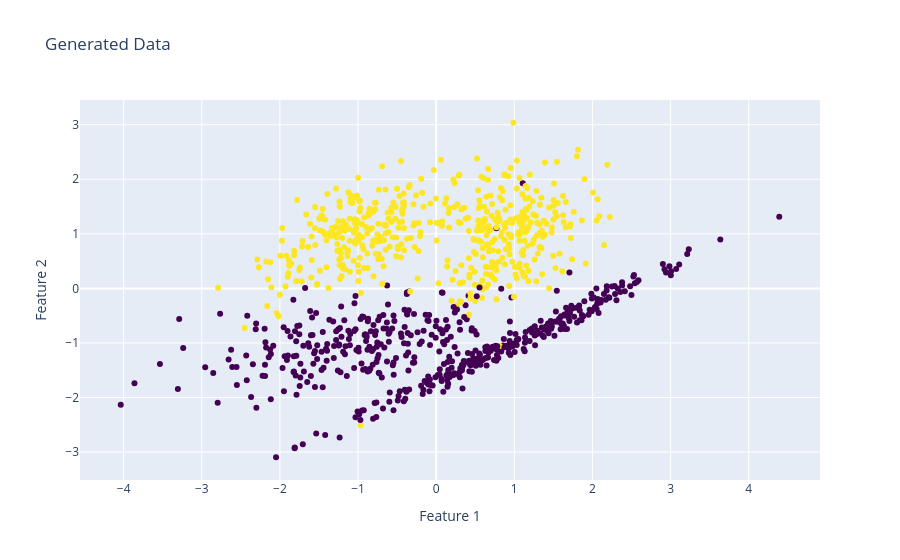

The notebook cell saved with this chart:
### Markdown cell above
# Генерируем ДатаСет

### Code cell
X , y = make_classification(
    n_samples=SAMPLES_COUNT, 
    n_features=FEATURES_COUNT, 
    n_classes=CLASSES_COUNT,
    n_informative=2, 
    n_redundant=0, 

    random_state=RANDOM_SEED
)

x_tensor = torch.tensor(X, dtype=torch.float32)
y_tensor = torch.tensor(y.reshape(-1, 1), dtype=torch.float32)

fig = go.Figure()

fig.add_trace(go.Scatter(
    x=X[:, 0], 
    y=X[:, 1], 
    mode='markers', 
    marker=dict(color=y, colorscale='Viridis',
)))
fig.update_layout(title='Generated Data', xaxis_title='Feature 1', yaxis_title='Feature 2')
fig.show()

### Figure 1 — Plotly figure (JSON) as saved in the notebook; plotly's stock layout.template omitted (floating-point values rounded to 4 significant figures; data arrays with more than 128 entries replaced by an {"elided": "..."} marker saying what was removed)
{"data": [{"marker": {"color": {"elided": "1000 int values"}, "colorscale": [[0, "#440154"], [0.1111, "#482878"], [0.2222, "#3e4989"], [0.3333, "#31688e"], [0.4444, "#26828e"], [0.5556, "#1f9e89"], [0.6667, "#35b779"], [0.7778, "#6ece58"], [0.8889, "#b5de2b"], [1, "#fde725"]]}, "mode": "markers", "type": "scatter", "x": {"elided": "1000 float values"}, "y": {"elided": "1000 float values"}}], "layout": {"title": {"text": "Generated Data"}, "xaxis": {"title": {"text": "Feature 1"}}, "yaxis": {"title": {"text": "Feature 2"}}}}
